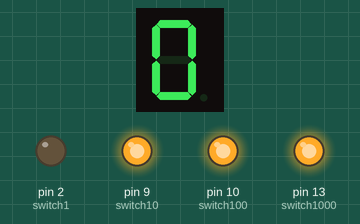
A sketch run on a simulated Arduino Uno, built with avr-gcc and run on an emulated ATmega328P. On the bench: 1-digit seven-segment display, output pins drawn as LEDs (lit = HIGH). Wiring (inferred from the names in the program): 1-digit 7-segment display, segments lit when HIGH: segments pin 12, pin 8, pin 4, pin 6, pin 7, pin 11, pin 3, pin 5. The segment pins are drawn as the display they are named for; pins used as bus, display or sensor lines are not drawn.

Above: at 0.1 s.
At 4.1 s:
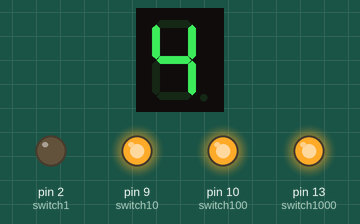
At 8.1 s:
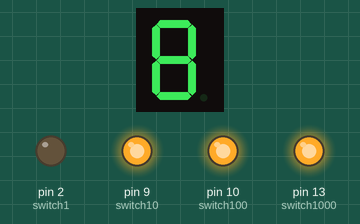
At 16.1 s:
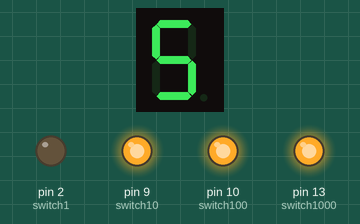
At 24.1 s:
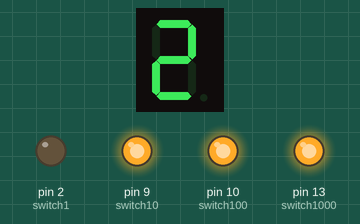
At 32.1 s:
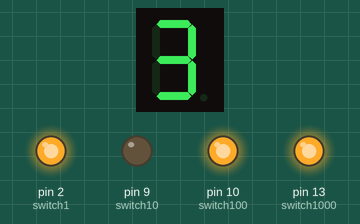
Timing chart, 0 to 34.5 s (numbered marks = the images above):
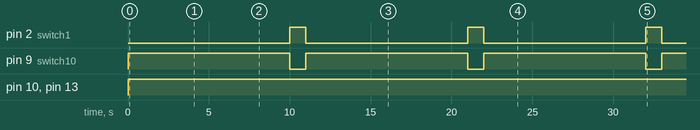

The sketch:

4digit7segment.ino
```cpp
int pinA=12;
int pinB=8;
int pinC=4;
int pinD=6;
int pinE=7;
int pinF=11;
int pinG=3;
int pinDP=5;
int switch1=2;
int switch10=9;
int switch100=10;
int switch1000=13;
void displayNum(int num, int digit, int state){
  switch (num){
    case 0:
    digitalWrite(pinA,state);
    digitalWrite(pinB,state);
    digitalWrite(pinC,state);
    digitalWrite(pinD,state);
    digitalWrite(pinE,state);
    digitalWrite(pinF,state);
    digitalWrite(pinG,0);
    if(digit==1){
      digitalWrite(switch1,0);
      digitalWrite(switch10,1);
      digitalWrite(switch100,1);
      digitalWrite(switch1000,1);
    }
    if(digit==10){
      digitalWrite(switch1,1);
      digitalWrite(switch10,0);
      digitalWrite(switch100,1);
      digitalWrite(switch1000,1);
    }
    if(digit==100){
      digitalWrite(switch1,1);
      digitalWrite(switch10,1);
      digitalWrite(switch100,0);
      digitalWrite(switch1000,1);
    }
    if(digit==1000){
      digitalWrite(switch1,1);
      digitalWrite(switch10,1);
      digitalWrite(switch100,1);
      digitalWrite(switch1000,0);
    }
    break;
    case 1:
    digitalWrite(pinA,0);
    digitalWrite(pinB,state);
    digitalWrite(pinC,state);
    digitalWrite(pinD,0);
    digitalWrite(pinE,0);
    digitalWrite(pinF,0);
    digitalWrite(pinG,0);
    if(digit==1){
      digitalWrite(switch1,0);
      digitalWrite(switch10,1);
      digitalWrite(switch100,1);
      digitalWrite(switch1000,1);
    }
    if(digit==10){
      digitalWrite(switch1,1);
      digitalWrite(switch10,0);
      digitalWrite(switch100,1);
      digitalWrite(switch1000,1);
    }
    if(digit==100){
      digitalWrite(switch1,1);
      digitalWrite(switch10,1);
      digitalWrite(switch100,0);
      digitalWrite(switch1000,1);
    }
    if(digit==1000){
      digitalWrite(switch1,1);
      digitalWrite(switch10,1);
      digitalWrite(switch100,1);
      digitalWrite(switch1000,0);
    }
    break;
    case 2:
    digitalWrite(pinA,state);
    digitalWrite(pinB,state);
    digitalWrite(pinC,0);
    digitalWrite(pinD,state);
    digitalWrite(pinE,state);
    digitalWrite(pinF,0);
    digitalWrite(pinG,state);
    if(digit==1){
      digitalWrite(switch1,0);
      digitalWrite(switch10,1);
      digitalWrite(switch100,1);
      digitalWrite(switch1000,1);
    }
    if(digit==10){
      digitalWrite(switch1,1);
      digitalWrite(switch10,0);
      digitalWrite(switch100,1);
      digitalWrite(switch1000,1);
    }
    if(digit==100){
      digitalWrite(switch1,1);
      digitalWrite(switch10,1);
      digitalWrite(switch100,0);
      digitalWrite(switch1000,1);
    }
    if(digit==1000){
      digitalWrite(switch1,1);
      digitalWrite(switch10,1);
      digitalWrite(switch100,1);
      digitalWrite(switch1000,0);
    }
    break;
    case 3:
    digitalWrite(pinA,state);
    digitalWrite(pinB,state);
    digitalWrite(pinC,state);
    digitalWrite(pinD,state);
    digitalWrite(pinE,0);
    digitalWrite(pinF,0);
    digitalWrite(pinG,state);
    if(digit==1){
      digitalWrite(switch1,0);
      digitalWrite(switch10,1);
      digitalWrite(switch100,1);
      digitalWrite(switch1000,1);
    }
    if(digit==10){
      digitalWrite(switch1,1);
      digitalWrite(switch10,0);
      digitalWrite(switch100,1);
      digitalWrite(switch1000,1);
    }
    if(digit==100){
      digitalWrite(switch1,1);
      digitalWrite(switch10,1);
      digitalWrite(switch100,0);
      digitalWrite(switch1000,1);
    }
    if(digit==1000){
      digitalWrite(switch1,1);
      digitalWrite(switch10,1);
      digitalWrite(switch100,1);
      digitalWrite(switch1000,0);
    }
    break;
    case 4:
    digitalWrite(pinA,0);
    digitalWrite(pinB,state);
    digitalWrite(pinC,state);
    digitalWrite(pinD,0);
    digitalWrite(pinE,0);
    digitalWrite(pinF,state);
    digitalWrite(pinG,state);
    if(digit==1){
      digitalWrite(switch1,0);
      digitalWrite(switch10,1);
      digitalWrite(switch100,1);
      digitalWrite(switch1000,1);
    }
    if(digit==10){
      digitalWrite(switch1,1);
      digitalWrite(switch10,0);
      digitalWrite(switch100,1);
      digitalWrite(switch1000,1);
    }
    if(digit==100){
      digitalWrite(switch1,1);
      digitalWrite(switch10,1);
      digitalWrite(switch100,0);
      digitalWrite(switch1000,1);
    }
    if(digit==1000){
      digitalWrite(switch1,1);
      digitalWrite(switch10,1);
      digitalWrite(switch100,1);
      digitalWrite(switch1000,0);
    }
    break;
    case 5:
    digitalWrite(pinA,state);
    digitalWrite(pinB,0);
    digitalWrite(pinC,state);
    digitalWrite(pinD,state);
    digitalWrite(pinE,0);
    digitalWrite(pinF,state);
    digitalWrite(pinG,state);
    if(digit==1){
      digitalWrite(switch1,0);
      digitalWrite(switch10,1);
      digitalWrite(switch100,1);
      digitalWrite(switch1000,1);
    }
    if(digit==10){
      digitalWrite(switch1,1);
      digitalWrite(switch10,0);
      digitalWrite(switch100,1);
      digitalWrite(switch1000,1);
    }
    if(digit==100){
      digitalWrite(switch1,1);
      digitalWrite(switch10,1);
      digitalWrite(switch100,0);
      digitalWrite(switch1000,1);
    }
    if(digit==1000){
      digitalWrite(switch1,1);
      digitalWrite(switch10,1);
      digitalWrite(switch100,1);
      digitalWrite(switch1000,0);
    }
    break;
    case 6:
    digitalWrite(pinA,state);
    digitalWrite(pinB,0);
    digitalWrite(pinC,state);
    digitalWrite(pinD,state);
    digitalWrite(pinE,state);
    digitalWrite(pinF,state);
    digitalWrite(pinG,state);
    if(digit==1){
      digitalWrite(switch1,0);
      digitalWrite(switch10,1);
      digitalWrite(switch100,1);
      digitalWrite(switch1000,1);
    }
    if(digit==10){
      digitalWrite(switch1,1);
      digitalWrite(switch10,0);
      digitalWrite(switch100,1);
      digitalWrite(switch1000,1);
    }
    if(digit==100){
      digitalWrite(switch1,1);
      digitalWrite(switch10,1);
      digitalWrite(switch100,0);
      digitalWrite(switch1000,1);
    }
    if(digit==1000){
      digitalWrite(switch1,1);
      digitalWrite(switch10,1);
      digitalWrite(switch100,1);
      digitalWrite(switch1000,0);
    }
    break;
    case 7:
    digitalWrite(pinA,state);
    digitalWrite(pinB,state);
    digitalWrite(pinC,state);
    digitalWrite(pinD,0);
    digitalWrite(pinE,0);
    digitalWrite(pinF,0);
    digitalWrite(pinG,0);
    if(digit==1){
      digitalWrite(switch1,0);
      digitalWrite(switch10,1);
      digitalWrite(switch100,1);
      digitalWrite(switch1000,1);
    }
    if(digit==10){
      digitalWrite(switch1,1);
      digitalWrite(switch10,0);
      digitalWrite(switch100,1);
      digitalWrite(switch1000,1);
    }
    if(digit==100){
      digitalWrite(switch1,1);
      digitalWrite(switch10,1);
      digitalWrite(switch100,0);
      digitalWrite(switch1000,1);
    }
    if(digit==1000){
      digitalWrite(switch1,1);
      digitalWrite(switch10,1);
      digitalWrite(switch100,1);
      digitalWrite(switch1000,0);
    }
    break;
    case 8:
    digitalWrite(pinA,state);
    digitalWrite(pinB,state);
    digitalWrite(pinC,state);
    digitalWrite(pinD,state);
    digitalWrite(pinE,state);
    digitalWrite(pinF,state);
    digitalWrite(pinG,state);
    if(digit==1){
      digitalWrite(switch1,0);
      digitalWrite(switch10,1);
      digitalWrite(switch100,1);
      digitalWrite(switch1000,1);
    }
    if(digit==10){
      digitalWrite(switch1,1);
      digitalWrite(switch10,0);
      digitalWrite(switch100,1);
      digitalWrite(switch1000,1);
    }
    if(digit==100){
      digitalWrite(switch1,1);
      digitalWrite(switch10,1);
      digitalWrite(switch100,0);
      digitalWrite(switch1000,1);
    }
    if(digit==1000){
      digitalWrite(switch1,1);
      digitalWrite(switch10,1);
      digitalWrite(switch100,1);
      digitalWrite(switch1000,0);
    }
    break;
    case 9:
    digitalWrite(pinA,state);
    digitalWrite(pinB,state);
    digitalWrite(pinC,state);
    digitalWrite(pinD,state);
    digitalWrite(pinE,0);
    digitalWrite(pinF,state);
    digitalWrite(pinG,state);
    if(digit==1){
      digitalWrite(switch1,0);
      digitalWrite(switch10,1);
      digitalWrite(switch100,1);
      digitalWrite(switch1000,1);
    }
    if(digit==10){
      digitalWrite(switch1,1);
      digitalWrite(switch10,0);
      digitalWrite(switch100,1);
      digitalWrite(switch1000,1);
    }
    if(digit==100){
      digitalWrite(switch1,1);
      digitalWrite(switch10,1);
      digitalWrite(switch100,0);
      digitalWrite(switch1000,1);
    }
    if(digit==1000){
      digitalWrite(switch1,1);
      digitalWrite(switch10,1);
      digitalWrite(switch100,1);
      digitalWrite(switch1000,0);
    }
    break;
  }
}
void displayDP(int digit, int state){
  switch(digit){
    case 1:
    digitalWrite(switch1,1);
    digitalWrite(switch10,0);
    digitalWrite(switch100,0);
    digitalWrite(switch1000,0);
    break;
    case 10:
    digitalWrite(switch1,0);
    digitalWrite(switch10,1);
    digitalWrite(switch100,0);
    digitalWrite(switch1000,0);
    break;
    case 100:
    digitalWrite(switch1,0);
    digitalWrite(switch10,0);
    digitalWrite(switch100,1);
    digitalWrite(switch1000,0);
    break;
    case 1000:
    digitalWrite(switch1,0);
    digitalWrite(switch10,0);
    digitalWrite(switch100,0);
    digitalWrite(switch1000,1);
    break;
  }
}
int j=0;
int k=0;
int l=0;
void setup() {
  // put your setup code here, to run once:
  Serial.begin(9600);
  pinMode(pinA,OUTPUT);
  pinMode(pinB,OUTPUT);
  pinMode(pinC,OUTPUT);
  pinMode(pinD,OUTPUT);
  pinMode(pinE,OUTPUT);
  pinMode(pinF,OUTPUT);
  pinMode(pinG,OUTPUT);
  pinMode(pinDP,OUTPUT);
  pinMode(switch1,OUTPUT);
  pinMode(switch10,OUTPUT);
  pinMode(switch100,OUTPUT);
  pinMode(switch1000,OUTPUT);
}
void loop() {
  // put your main code here, to run repeatedly:
  for(int i=0; i<10; i++){
    displayNum(i,1,1);
    delay(1000);
    if(i==9){
      i=-1;
      j++;
      displayNum(j,10,1);
      delay(1000);
    }
  }

}
```

Measured:
- by itself, pin 2 (switch1): alternates HIGH for 1.0 s and LOW for 10.0 s
- by itself, pin 9 (switch10): alternates HIGH for 10.0 s and LOW for 1.0 s
- by itself, pin 10 (switch100), pin 13 (switch1000): LOW → HIGH at 0.00 s
- what the display in image 1 shows lasts 1.0 s, from 4.0 s to 5.0 s
